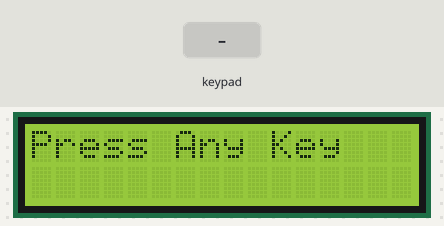
The sketch below on a simulated Arduino Uno, built with avr-gcc and run on an emulated ATmega328P. Shown: 16×2 character LCD. The test bench sets the inputs (shaded band). What the sketch prints to the serial monitor is not drawn.

Above: at 1.2 s.
1.3 s: keypad keys 5 6 7 8 # pressed 0.4 s apart
At 3.8 s:
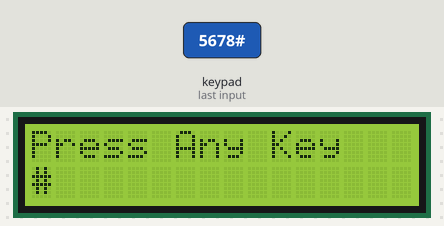
4.8 s: key '*' pressed
At 5.3 s:
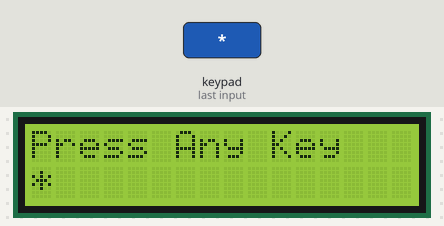
6.3 s: key '1' pressed
At 7.5 s:
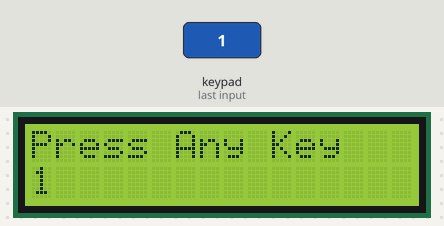
7.8 s: keypad keys 2 3 4 pressed 0.4 s apart
At 9.1 s:
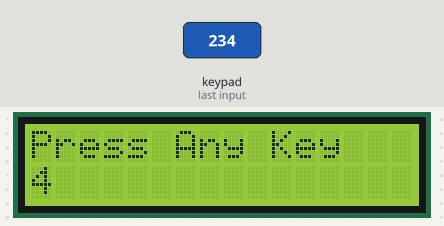
10.5 s: key '#' pressed
At 10.9 s:
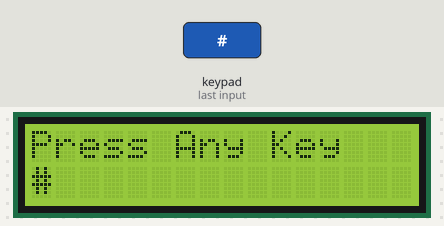
12.0 s: key '2' pressed
At 12.9 s:
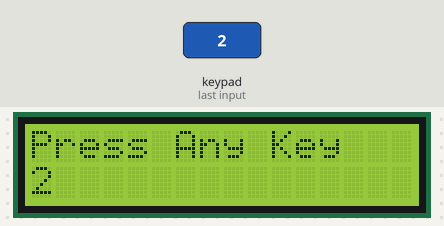
Timing chart, 0 to 14.5 s (numbered marks = the images above; inputs shaded):
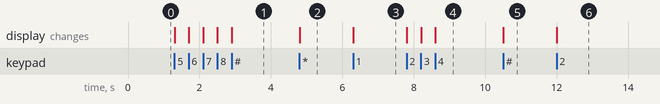

The sketch:

Keypad_Test_02.ino
```cpp
#include "Arduino.h"
#include "Keypad.h"
#include <LiquidCrystal.h>
const byte ROWS = 4; //four rows
const byte COLS = 3; //three columns
char keys[ROWS][COLS] = {
  {'1','2','3'},
  {'4','5','6'},
  {'7','8','9'},
  {'*','0','#'}
};
byte rowPins[ROWS] = {5, 6, 7, 8}; //connect to the row pinouts of the keypad
byte colPins[COLS] = {2, 3, 4}; //connect to the column pinouts of the keypad
Keypad keypad = Keypad( makeKeymap(keys), rowPins, colPins, ROWS, COLS );

LiquidCrystal lcd(12, 11, 14, 15, 16, 17);
void setup(){
  Serial.begin(9600);

  lcd.begin(16, 2);
  lcd.setCursor(0, 0);
  Serial.println("Press Any Key");
  lcd.print("Press Any Key");
}

void loop(){
  lcd.setCursor(0,1);
  char key = keypad.getKey();

  if (key != NO_KEY){
    Serial.println(key);
    lcd.print(key);
  }
}
```

Measured:
- after the input at 1.3 s, the display: first changes at once (image 1 shows a later state)
- after the input at 4.8 s, the display: changes at once (image 2)
- after the input at 6.3 s, the display: changes at once (image 3)
- after the input at 7.8 s, the display: first changes at once (image 4 shows a later state)
- after the input at 10.5 s, the display: changes at once (image 5)
- after the input at 12.0 s, the display: changes at once (image 6)
